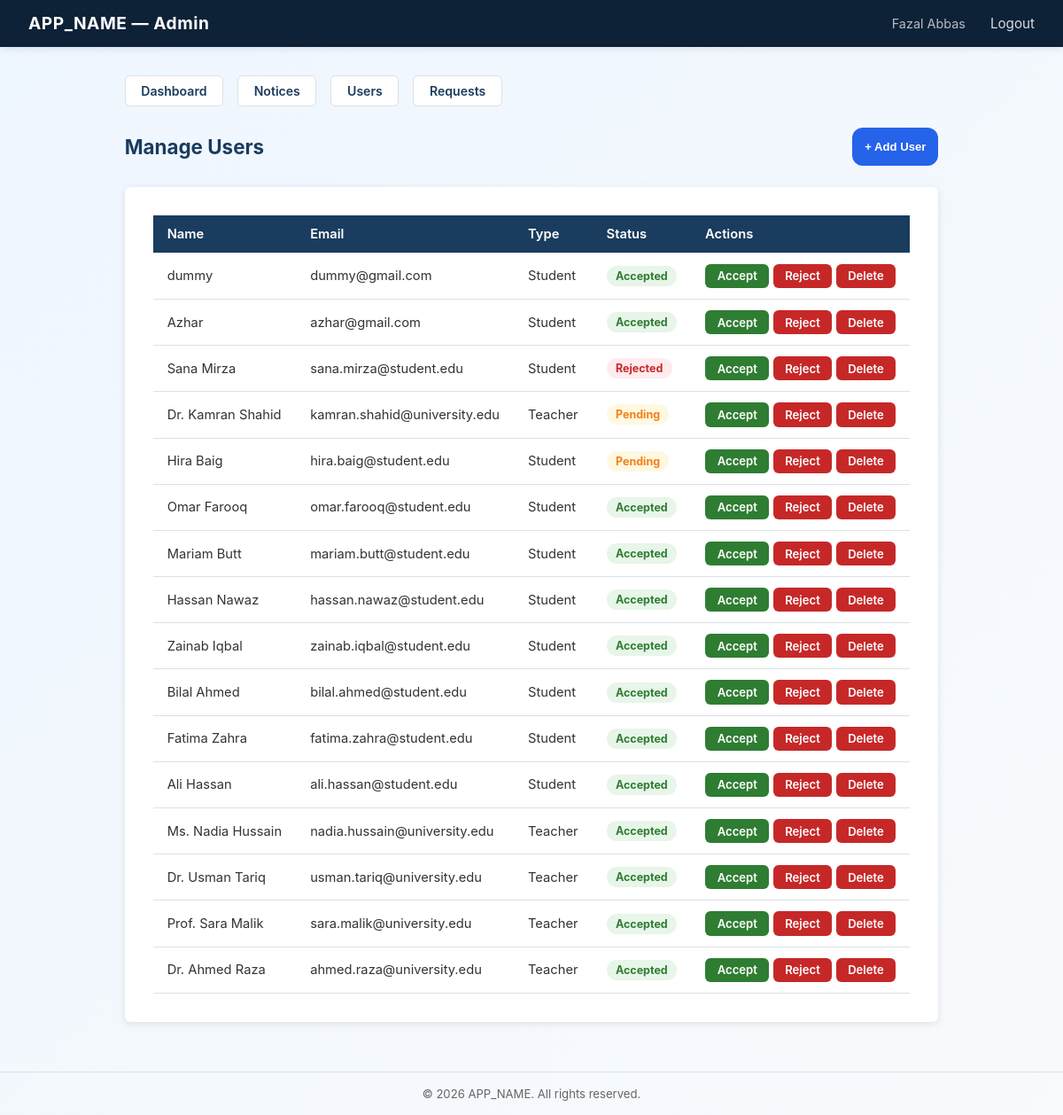
Page /admin/users.php (signed in) on the earlier database version.
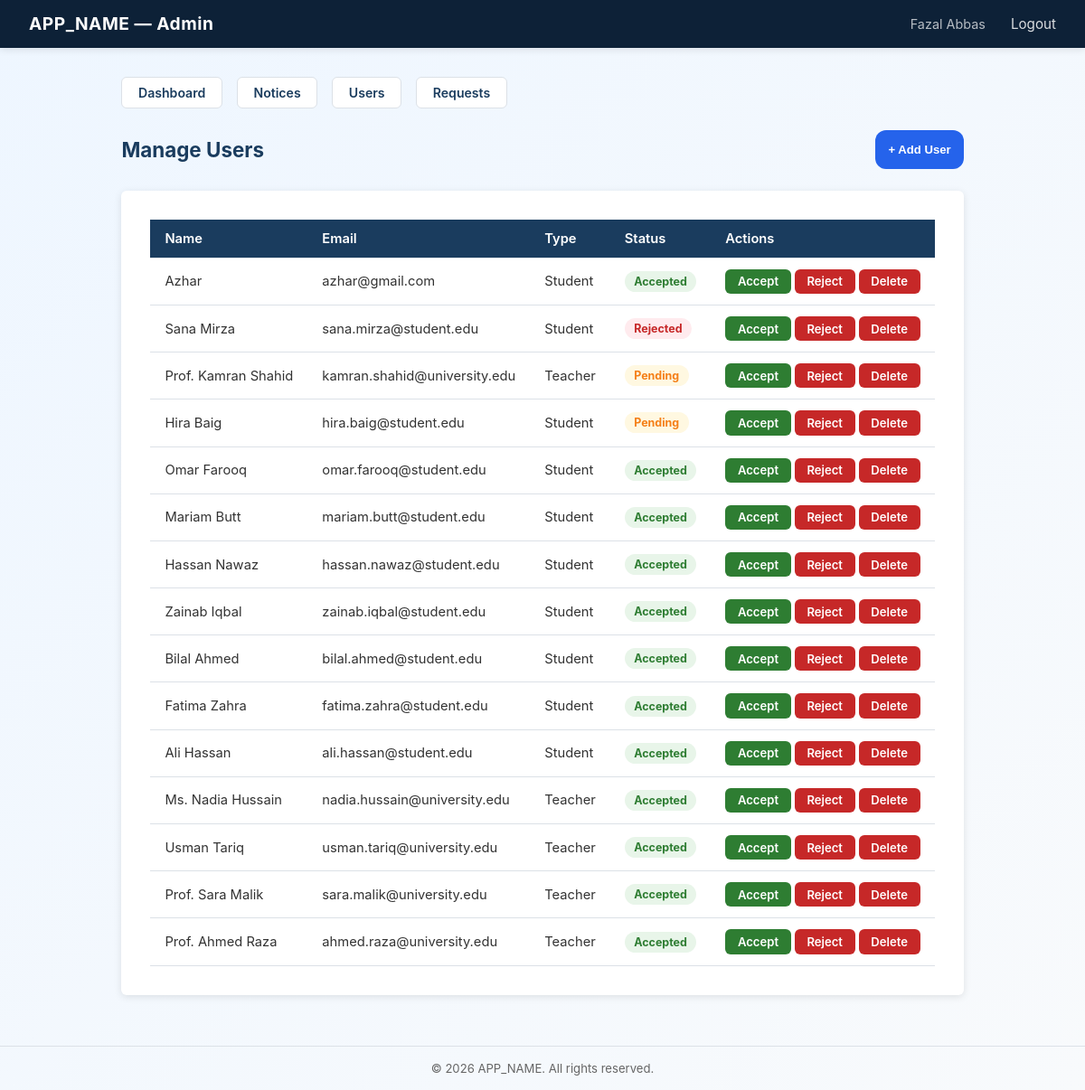
Same page on the later database version.
### tables this page shows
CREATE TABLE `registration` (
  `u_id` int(11) NOT NULL,
  `u_name` varchar(100) NOT NULL,
  `u_email` varchar(255) NOT NULL,
  `u_password` varchar(255) NOT NULL COMMENT 'bcrypt hash',
  `u_type` enum('Student','Teacher','Admin') NOT NULL,
  `status` enum('Pending','Accepted','Rejected') NOT NULL DEFAULT 'Pending'
);

### classes/Database.php (called while the page is built, shortened)
<?php
class Database
{
    private static ?Database $instance = null;
    private mysqli $connection;
    private function __construct()
    {
        $this->connection = new mysqli(DB_HOST, DB_USER, DB_PASS, DB_NAME);
        $this->connection->set_charset('utf8mb4');
    }
    public static function getInstance(): Database
    {
        if (self::$instance === null) {
            self::$instance = new Database();
        }
        return self::$instance;
    }
    public function select(string $sql, string $types = '', array $params = []): array
    {
        $stmt = $this->prepare($sql, $types, $params);
        $stmt->execute();
        $result = $stmt->get_result();
        $rows = [];
        while ($row = $result->fetch_assoc()) {
            $rows[] = $row;
        }
        return $rows;
    }
    private function prepare(string $sql, string $types, array $params): mysqli_stmt
    {
        $stmt = $this->connection->prepare($sql);
        return $stmt;
    }
}

### classes/User.php (called while the page is built, shortened)
<?php
class User
{
    private Database $db;
    public function __construct()
    {
        $this->db = Database::getInstance();
    }
    public function getAll(): array
    {
        return $this->db->select('SELECT u_id, u_name, u_email, u_type, status FROM registration ORDER BY u_id DESC');
    }
}

### admin/users.php (the view, shortened to what this page needs)
<?php
$userModel = new User();
$users = $userModel->getAll();
?>
<?php include __DIR__ . '/includes/header.php'; ?>
<div class="page-header">
    <h1>Manage Users</h1>
    <button onclick="document.getElementById('addForm').style.display='block'; this.style.display='none';"
            class="btn btn-primary btn-sm">+ Add User</button>
</div>
<div class="card">
    <div class="table-wrap">
        <table>
            <thead>
                <tr><th>Name</th><th>Email</th><th>Type</th><th>Status</th><th>Actions</th></tr>
            </thead>
            <tbody>
            <?php foreach ($users as $u): ?>
                <tr>
                    <td><?= htmlspecialchars($u['u_name']) ?></td>
                    <td><?= htmlspecialchars($u['u_email']) ?></td>
                    <td><?= htmlspecialchars($u['u_type']) ?></td>
                    <td>
                        <?php
                        $badgeClass = match($u['status']) {
                            'Accepted' => 'badge-success',
                            'Rejected' => 'badge-danger',
                            default    => 'badge-warning',
                        };
                        ?>
                        <span class="badge <?= $badgeClass ?>"><?= htmlspecialchars($u['status']) ?></span>
                    </td>
                    <td>
                        <a href="<?= APP_URL ?>/admin/requests.php?accept=<?= (int)$u['u_id'] ?>" class="btn btn-success btn-sm">Accept</a>
                        <a href="<?= APP_URL ?>/admin/requests.php?reject=<?= (int)$u['u_id'] ?>" class="btn btn-danger btn-sm">Reject</a>
                        <a href="?delete=<?= (int)$u['u_id'] ?>" class="btn btn-danger btn-sm"
                           onclick="return confirm('Delete this user?')">Delete</a>
                    </td>
                </tr>
            <?php endforeach; ?>
            </tbody>
        </table>
    </div>
</div>
<?php include __DIR__ . '/../includes/footer.php'; ?>

### admin/includes/header.php (shortened to what this page needs)
<!DOCTYPE html>
<html lang="en">
<head>
    <link rel="stylesheet" href="<?= APP_URL ?>/assets/css/style.css">
</head>
<body>
<nav class="navbar">
    <div class="nav-brand"><?= APP_NAME ?> &mdash; Admin</div>
    <div class="nav-links">
        <span style="color:rgba(255,255,255,.7); font-size:.9rem;">
            <?= htmlspecialchars($_SESSION['admin_name'] ?? '') ?>
        </span>
        <a href="<?= APP_URL ?>/admin/logout.php">Logout</a>
    </div>
</nav>
<div class="container">
    <div class="sidebar">
        <a href="<?= APP_URL ?>/admin/dashboard.php">Dashboard</a>
        <a href="<?= APP_URL ?>/admin/notices.php">Notices</a>
        <a href="<?= APP_URL ?>/admin/users.php">Users</a>
        <a href="<?= APP_URL ?>/admin/requests.php">Requests</a>
    </div>

### includes/footer.php
</div>
<footer class="footer">
    <p>&copy; <?= date('Y') ?> <?= APP_NAME ?>. All rights reserved.</p>
</footer>
</body>
</html>

### assets/css/style.css (style rules this page uses)
*, *::before, *::after { box-sizing: border-box; margin: 0; padding: 0; }
:root { --primary: #1a3c5e; --secondary: #2e7d32; --accent: #e65100; --bg: #f4f6f8; --white: #ffffff; --text: #333333; --muted: #666666; --border: #dce1e7; --danger: #c62828; --success: #2e7d32; --radius: 6px; --shadow: 0 2px 8px rgba(0,0,0,.1); }
body { font-family: 'Segoe UI', Arial, sans-serif; background: var(--bg); color: var(--text); min-height: 100vh; display: flex; flex-direction: column; }
.navbar { background: var(--primary); color: var(--white); display: flex; justify-content: space-between; align-items: center; padding: .9rem 2rem; box-shadow: var(--shadow); }
.nav-brand { font-size: 1.2rem; font-weight: 700; letter-spacing: .5px; }
.nav-links a { color: rgba(255,255,255,.85); text-decoration: none; margin-left: 1.5rem; font-size: .95rem; transition: color .2s; }
.container { max-width: 1100px; margin: 2rem auto; padding: 0 1.5rem; flex: 1; }
.card { background: var(--white); border-radius: var(--radius); box-shadow: var(--shadow); padding: 2rem; margin-bottom: 1.5rem; }
.btn { display: inline-block; padding: .55rem 1.3rem; border: none; border-radius: var(--radius); font-size: .9rem; font-weight: 600; cursor: pointer; text-decoration: none; transition: opacity .2s; }
.btn-primary { background: var(--primary); color: var(--white); }
.btn-success { background: var(--secondary); color: var(--white); }
.btn-danger { background: var(--danger); color: var(--white); }
.btn-sm { padding: .35rem .85rem; font-size: .82rem; }
.table-wrap { overflow-x: auto; }
table { width: 100%; border-collapse: collapse; font-size: .92rem; }
th, td { padding: .75rem 1rem; text-align: left; border-bottom: 1px solid var(--border); }
th { background: var(--primary); color: var(--white); font-weight: 600; }
.badge { display: inline-block; padding: .25rem .65rem; border-radius: 20px; font-size: .78rem; font-weight: 700; }
.badge-success { background: #e8f5e9; color: #2e7d32; }
.badge-danger { background: #ffebee; color: #c62828; }
.badge-warning { background: #fff8e1; color: #f57f17; }
.page-header { display: flex; justify-content: space-between; align-items: center; margin-bottom: 1.5rem; }
.page-header h1 { font-size: 1.4rem; color: var(--primary); }
.footer { text-align: center; padding: 1rem; font-size: .82rem; color: var(--muted); border-top: 1px solid var(--border); margin-top: auto; }
* { box-sizing:border-box; }
body { background: linear-gradient(135deg,#eef6ff,#f8fafc); min-height:100vh; font-family:Inter,Segoe UI,sans-serif; }
.btn-primary { background:#2563eb; color:white; border:none; padding:14px; border-radius:12px; font-weight:600; cursor:pointer; transition:.3s; }

### admin/includes/header.php (style rules this page uses)
.navbar { background: #0d2137; }
.sidebar { display: flex; gap: 1rem; margin-bottom: 1.5rem; flex-wrap: wrap; }
.sidebar a { display: inline-block; padding: .5rem 1.1rem; background: var(--white); border: 1px solid var(--border); border-radius: var(--radius); font-size: .88rem; font-weight: 600; color: var(--primary); text-decoration: none; transition: background .2s; }

Differences in the rows shown:
removed registration: u_name "dummy", u_email "dummy@gmail.com", u_type "Student", status "Accepted"
changed registration "kamran.shahid@university.edu": u_name "Dr. Kamran Shahid" → "Prof. Kamran Shahid"
changed registration "usman.tariq@university.edu": u_name "Dr. Usman Tariq" → "Usman Tariq"
changed registration "ahmed.raza@university.edu": u_name "Dr. Ahmed Raza" → "Prof. Ahmed Raza"
